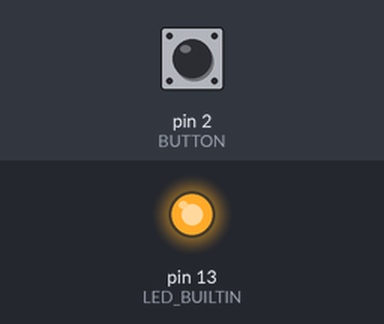
A sketch run on a simulated Arduino Uno, built with avr-gcc and run on an emulated ATmega328P. Parts: output pins drawn as LEDs (lit = HIGH). The test bench sets the inputs (shaded band); at power-on: pin 2 (BUTTON) HIGH.

Above: at 1.2 s.
1.3 s: pin 2 (BUTTON) pulled LOW for 0.15 s
At 1.37 s:
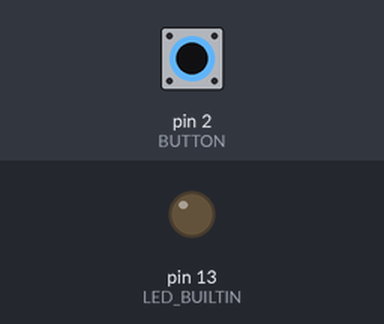
2.9 s: pin 2 (BUTTON) pulled LOW for 3.2 s
At 6.8 s:
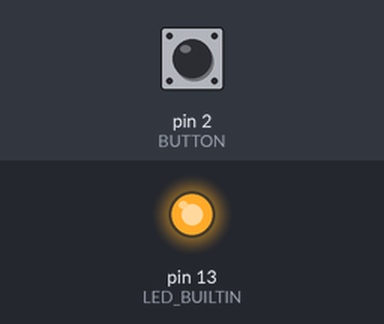
Timing chart, 0 to 8.3 s (numbered marks = the images above; inputs shaded):
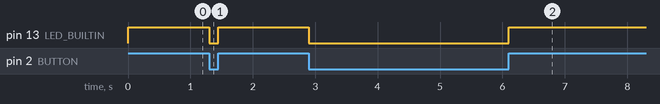

Measured:
- after the input at 1.3 s, pin 13 (LED_BUILTIN): HIGH → LOW at once, → HIGH 0.15 s later
- after the input at 2.9 s, pin 13 (LED_BUILTIN): HIGH → LOW at once, → HIGH 3.2 s later

The sketch:

Debounce0.ino
```cpp
#define BUTTON 2

void setup() {
  pinMode(BUTTON, INPUT_PULLUP);
  pinMode(LED_BUILTIN, OUTPUT);
}

void loop() {
  digitalWrite(LED_BUILTIN, digitalRead(BUTTON));
}
```
